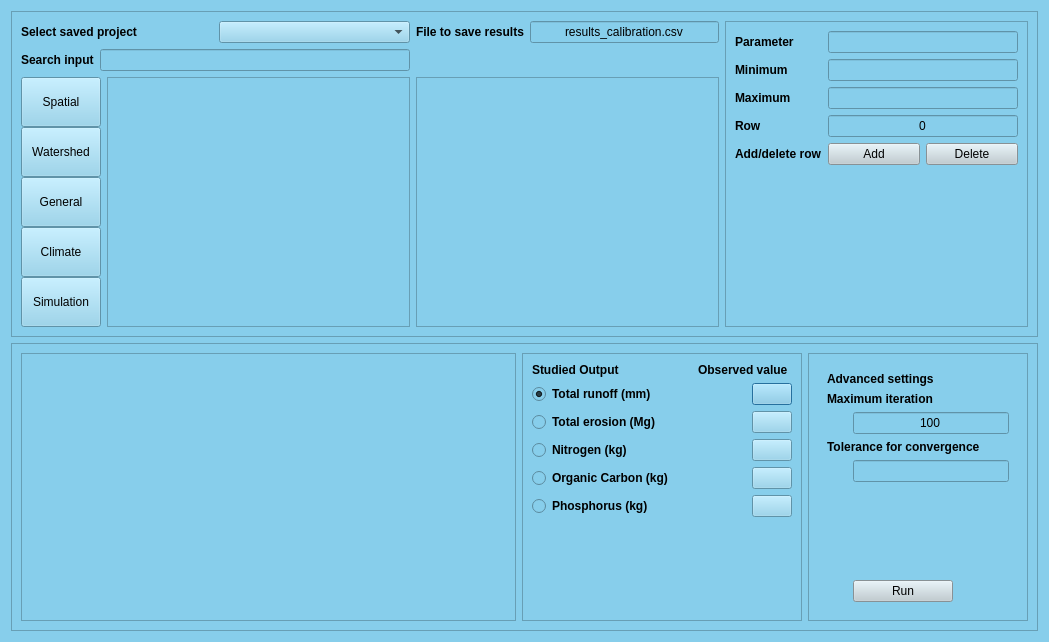
<?xml version="1.0" encoding="UTF-8"?>
<ui version="4.0">
 <class>Dialog</class>
 <widget class="QDialog" name="Dialog">
  <property name="geometry">
   <rect>
    <x>0</x>
    <y>0</y>
    <width>1049</width>
    <height>642</height>
   </rect>
  </property>
  <property name="windowTitle">
   <string>Dialog</string>
  </property>
  <property name="styleSheet">
   <string notr="true">background-color: #87CEEB</string>
  </property>
  <layout class="QGridLayout" name="gridLayout_5">
   <item row="1" column="0">
    <widget class="QFrame" name="frame">
     <property name="frameShape">
      <enum>QFrame::StyledPanel</enum>
     </property>
     <property name="frameShadow">
      <enum>QFrame::Raised</enum>
     </property>
     <layout class="QGridLayout" name="gridLayout_2">
      <item row="0" column="1">
       <widget class="QFrame" name="frame_5">
        <property name="minimumSize">
         <size>
          <width>280</width>
          <height>0</height>
         </size>
        </property>
        <property name="maximumSize">
         <size>
          <width>250</width>
          <height>16777215</height>
         </size>
        </property>
        <property name="frameShape">
         <enum>QFrame::StyledPanel</enum>
        </property>
        <property name="frameShadow">
         <enum>QFrame::Raised</enum>
        </property>
        <layout class="QGridLayout" name="gridLayout_7">
         <item row="1" column="0">
          <layout class="QHBoxLayout" name="horizontalLayout_3">
           <item>
            <widget class="QRadioButton" name="runoff">
             <property name="minimumSize">
              <size>
               <width>222</width>
               <height>0</height>
              </size>
             </property>
             <property name="font">
              <font>
               <weight>75</weight>
               <bold>true</bold>
              </font>
             </property>
             <property name="text">
              <string>Total runoff (mm)</string>
             </property>
             <property name="checked">
              <bool>true</bool>
             </property>
            </widget>
           </item>
           <item>
            <widget class="QPushButton" name="runoff_push">
             <property name="text">
              <string/>
             </property>
            </widget>
           </item>
          </layout>
         </item>
         <item row="0" column="0">
          <layout class="QHBoxLayout" name="horizontalLayout_13">
           <item>
            <widget class="QLabel" name="label_14">
             <property name="minimumSize">
              <size>
               <width>160</width>
               <height>0</height>
              </size>
             </property>
             <property name="font">
              <font>
               <weight>75</weight>
               <bold>true</bold>
              </font>
             </property>
             <property name="text">
              <string>Studied Output</string>
             </property>
            </widget>
           </item>
           <item>
            <widget class="QLabel" name="label_15">
             <property name="font">
              <font>
               <weight>75</weight>
               <bold>true</bold>
              </font>
             </property>
             <property name="text">
              <string>Observed value</string>
             </property>
            </widget>
           </item>
          </layout>
         </item>
         <item row="2" column="0">
          <layout class="QHBoxLayout" name="horizontalLayout_5">
           <item>
            <widget class="QRadioButton" name="total_erosion">
             <property name="minimumSize">
              <size>
               <width>222</width>
               <height>0</height>
              </size>
             </property>
             <property name="font">
              <font>
               <weight>75</weight>
               <bold>true</bold>
              </font>
             </property>
             <property name="text">
              <string>Total erosion (Mg)</string>
             </property>
            </widget>
           </item>
           <item>
            <widget class="QPushButton" name="erosion_push">
             <property name="text">
              <string/>
             </property>
            </widget>
           </item>
          </layout>
         </item>
         <item row="4" column="0">
          <layout class="QHBoxLayout" name="horizontalLayout_10">
           <item>
            <widget class="QRadioButton" name="organic">
             <property name="minimumSize">
              <size>
               <width>222</width>
               <height>0</height>
              </size>
             </property>
             <property name="font">
              <font>
               <weight>75</weight>
               <bold>true</bold>
              </font>
             </property>
             <property name="text">
              <string>Organic Carbon (kg)</string>
             </property>
            </widget>
           </item>
           <item>
            <widget class="QPushButton" name="carbon_push">
             <property name="text">
              <string/>
             </property>
            </widget>
           </item>
          </layout>
         </item>
         <item row="3" column="0">
          <layout class="QHBoxLayout" name="horizontalLayout_9">
           <item>
            <widget class="QRadioButton" name="nitrogen">
             <property name="minimumSize">
              <size>
               <width>222</width>
               <height>0</height>
              </size>
             </property>
             <property name="font">
              <font>
               <weight>75</weight>
               <bold>true</bold>
              </font>
             </property>
             <property name="text">
              <string>Nitrogen (kg)</string>
             </property>
            </widget>
           </item>
           <item>
            <widget class="QPushButton" name="nitrogen_push">
             <property name="text">
              <string/>
             </property>
            </widget>
           </item>
          </layout>
         </item>
         <item row="5" column="0">
          <layout class="QHBoxLayout" name="horizontalLayout_11">
           <item>
            <widget class="QRadioButton" name="phosphorus">
             <property name="minimumSize">
              <size>
               <width>222</width>
               <height>0</height>
              </size>
             </property>
             <property name="font">
              <font>
               <weight>75</weight>
               <bold>true</bold>
              </font>
             </property>
             <property name="text">
              <string>Phosphorus (kg)</string>
             </property>
            </widget>
           </item>
           <item>
            <widget class="QPushButton" name="phosphorus_push">
             <property name="text">
              <string/>
             </property>
            </widget>
           </item>
          </layout>
         </item>
         <item row="6" column="0">
          <spacer name="verticalSpacer_3">
           <property name="orientation">
            <enum>Qt::Vertical</enum>
           </property>
           <property name="sizeHint" stdset="0">
            <size>
             <width>20</width>
             <height>40</height>
            </size>
           </property>
          </spacer>
         </item>
        </layout>
       </widget>
      </item>
      <item row="0" column="2">
       <widget class="QFrame" name="frame_7">
        <property name="minimumSize">
         <size>
          <width>200</width>
          <height>0</height>
         </size>
        </property>
        <property name="frameShape">
         <enum>QFrame::StyledPanel</enum>
        </property>
        <property name="frameShadow">
         <enum>QFrame::Raised</enum>
        </property>
        <layout class="QGridLayout" name="gridLayout_11">
         <item row="0" column="0" colspan="2">
          <widget class="QFrame" name="frame_8">
           <property name="minimumSize">
            <size>
             <width>200</width>
             <height>0</height>
            </size>
           </property>
           <property name="frameShape">
            <enum>QFrame::NoFrame</enum>
           </property>
           <property name="frameShadow">
            <enum>QFrame::Raised</enum>
           </property>
           <layout class="QFormLayout" name="formLayout">
            <item row="0" column="0" colspan="2">
             <widget class="QLabel" name="label_13">
              <property name="font">
               <font>
                <weight>75</weight>
                <bold>true</bold>
               </font>
              </property>
              <property name="text">
               <string>Advanced settings</string>
              </property>
             </widget>
            </item>
            <item row="1" column="0" colspan="2">
             <widget class="QLabel" name="label_5">
              <property name="font">
               <font>
                <weight>75</weight>
                <bold>true</bold>
               </font>
              </property>
              <property name="text">
               <string>Maximum iteration</string>
              </property>
             </widget>
            </item>
            <item row="2" column="1">
             <widget class="QLineEdit" name="trajectories">
              <property name="enabled">
               <bool>true</bool>
              </property>
              <property name="text">
               <string>100</string>
              </property>
              <property name="alignment">
               <set>Qt::AlignCenter</set>
              </property>
             </widget>
            </item>
            <item row="3" column="0" colspan="2">
             <widget class="QLabel" name="label_6">
              <property name="font">
               <font>
                <weight>75</weight>
                <bold>true</bold>
               </font>
              </property>
              <property name="text">
               <string>Tolerance for convergence</string>
              </property>
             </widget>
            </item>
            <item row="4" column="1">
             <widget class="QLineEdit" name="lineEdit_6">
              <property name="maximumSize">
               <size>
                <width>16777215</width>
                <height>16777215</height>
               </size>
              </property>
              <property name="alignment">
               <set>Qt::AlignCenter</set>
              </property>
             </widget>
            </item>
            <item row="5" column="0">
             <spacer name="verticalSpacer_2">
              <property name="orientation">
               <enum>Qt::Vertical</enum>
              </property>
              <property name="sizeHint" stdset="0">
               <size>
                <width>20</width>
                <height>40</height>
               </size>
              </property>
             </spacer>
            </item>
            <item row="6" column="1">
             <widget class="QPushButton" name="accept">
              <property name="maximumSize">
               <size>
                <width>100</width>
                <height>16777215</height>
               </size>
              </property>
              <property name="styleSheet">
               <string notr="true">background-color: #becbd1;</string>
              </property>
              <property name="text">
               <string>Run</string>
              </property>
             </widget>
            </item>
           </layout>
          </widget>
         </item>
        </layout>
       </widget>
      </item>
      <item row="0" column="0">
       <widget class="QTableWidget" name="table">
        <property name="minimumSize">
         <size>
          <width>0</width>
          <height>0</height>
         </size>
        </property>
        <property name="font">
         <font>
          <weight>75</weight>
          <bold>true</bold>
         </font>
        </property>
       </widget>
      </item>
     </layout>
    </widget>
   </item>
   <item row="0" column="0">
    <widget class="QFrame" name="frame_6">
     <property name="maximumSize">
      <size>
       <width>16777215</width>
       <height>376</height>
      </size>
     </property>
     <property name="frameShape">
      <enum>QFrame::StyledPanel</enum>
     </property>
     <property name="frameShadow">
      <enum>QFrame::Raised</enum>
     </property>
     <layout class="QGridLayout" name="gridLayout_4">
      <item row="0" column="0" colspan="2">
       <layout class="QHBoxLayout" name="horizontalLayout_6">
        <item>
         <widget class="QLabel" name="label_12">
          <property name="font">
           <font>
            <weight>75</weight>
            <bold>true</bold>
           </font>
          </property>
          <property name="text">
           <string>Select saved project</string>
          </property>
         </widget>
        </item>
        <item>
         <widget class="QComboBox" name="project_calibration"/>
        </item>
       </layout>
      </item>
      <item row="0" column="2">
       <layout class="QHBoxLayout" name="horizontalLayout_4">
        <item>
         <widget class="QLabel" name="label_11">
          <property name="font">
           <font>
            <weight>75</weight>
            <bold>true</bold>
           </font>
          </property>
          <property name="text">
           <string>File to save results</string>
          </property>
         </widget>
        </item>
        <item>
         <widget class="QLineEdit" name="file_save">
          <property name="text">
           <string>results_calibration.csv</string>
          </property>
          <property name="alignment">
           <set>Qt::AlignCenter</set>
          </property>
         </widget>
        </item>
       </layout>
      </item>
      <item row="0" column="3" rowspan="3">
       <widget class="QFrame" name="frame_4">
        <property name="maximumSize">
         <size>
          <width>400</width>
          <height>16777215</height>
         </size>
        </property>
        <property name="frameShape">
         <enum>QFrame::StyledPanel</enum>
        </property>
        <property name="frameShadow">
         <enum>QFrame::Raised</enum>
        </property>
        <layout class="QGridLayout" name="gridLayout_3">
         <item row="0" column="1">
          <widget class="QLineEdit" name="parameter">
           <property name="minimumSize">
            <size>
             <width>0</width>
             <height>0</height>
            </size>
           </property>
           <property name="maximumSize">
            <size>
             <width>16777215</width>
             <height>16777215</height>
            </size>
           </property>
           <property name="alignment">
            <set>Qt::AlignCenter</set>
           </property>
          </widget>
         </item>
         <item row="0" column="0">
          <widget class="QLabel" name="label_10">
           <property name="font">
            <font>
             <weight>75</weight>
             <bold>true</bold>
            </font>
           </property>
           <property name="text">
            <string>Parameter</string>
           </property>
          </widget>
         </item>
         <item row="1" column="0">
          <widget class="QLabel" name="label_3">
           <property name="font">
            <font>
             <weight>75</weight>
             <bold>true</bold>
            </font>
           </property>
           <property name="text">
            <string>Minimum</string>
           </property>
          </widget>
         </item>
         <item row="1" column="1">
          <widget class="QLineEdit" name="first">
           <property name="minimumSize">
            <size>
             <width>0</width>
             <height>0</height>
            </size>
           </property>
           <property name="maximumSize">
            <size>
             <width>16777215</width>
             <height>16777215</height>
            </size>
           </property>
           <property name="alignment">
            <set>Qt::AlignCenter</set>
           </property>
          </widget>
         </item>
         <item row="2" column="0">
          <widget class="QLabel" name="label_4">
           <property name="font">
            <font>
             <weight>75</weight>
             <bold>true</bold>
            </font>
           </property>
           <property name="text">
            <string>Maximum</string>
           </property>
          </widget>
         </item>
         <item row="2" column="1">
          <widget class="QLineEdit" name="second">
           <property name="minimumSize">
            <size>
             <width>0</width>
             <height>0</height>
            </size>
           </property>
           <property name="maximumSize">
            <size>
             <width>16777215</width>
             <height>16777215</height>
            </size>
           </property>
           <property name="alignment">
            <set>Qt::AlignCenter</set>
           </property>
          </widget>
         </item>
         <item row="3" column="0">
          <widget class="QLabel" name="label_8">
           <property name="font">
            <font>
             <weight>75</weight>
             <bold>true</bold>
            </font>
           </property>
           <property name="text">
            <string>Row</string>
           </property>
          </widget>
         </item>
         <item row="3" column="1">
          <widget class="QLineEdit" name="row">
           <property name="minimumSize">
            <size>
             <width>0</width>
             <height>0</height>
            </size>
           </property>
           <property name="maximumSize">
            <size>
             <width>16777215</width>
             <height>16777215</height>
            </size>
           </property>
           <property name="text">
            <string>0</string>
           </property>
           <property name="alignment">
            <set>Qt::AlignCenter</set>
           </property>
          </widget>
         </item>
         <item row="4" column="1">
          <layout class="QHBoxLayout" name="horizontalLayout">
           <item>
            <widget class="QPushButton" name="add">
             <property name="styleSheet">
              <string notr="true">QPushButton {
    background-color: #becbd1;
    color: black;
}

QPushButton:hover {
    color: white;
}</string>
             </property>
             <property name="text">
              <string>Add</string>
             </property>
            </widget>
           </item>
           <item>
            <widget class="QPushButton" name="delete_row">
             <property name="styleSheet">
              <string notr="true">QPushButton {
    background-color: #becbd1;
    color: black;
}

QPushButton:hover {
    color: white;
}</string>
             </property>
             <property name="text">
              <string>Delete</string>
             </property>
            </widget>
           </item>
          </layout>
         </item>
         <item row="5" column="0">
          <spacer name="verticalSpacer">
           <property name="orientation">
            <enum>Qt::Vertical</enum>
           </property>
           <property name="sizeHint" stdset="0">
            <size>
             <width>20</width>
             <height>152</height>
            </size>
           </property>
          </spacer>
         </item>
         <item row="4" column="0">
          <widget class="QLabel" name="label_9">
           <property name="font">
            <font>
             <weight>75</weight>
             <bold>true</bold>
            </font>
           </property>
           <property name="text">
            <string>Add/delete row</string>
           </property>
          </widget>
         </item>
        </layout>
       </widget>
      </item>
      <item row="1" column="0" colspan="2">
       <layout class="QHBoxLayout" name="horizontalLayout_2">
        <item>
         <widget class="QLabel" name="label">
          <property name="font">
           <font>
            <weight>75</weight>
            <bold>true</bold>
           </font>
          </property>
          <property name="text">
           <string>Search input</string>
          </property>
         </widget>
        </item>
        <item>
         <widget class="QLineEdit" name="search"/>
        </item>
       </layout>
      </item>
      <item row="2" column="0">
       <layout class="QVBoxLayout" name="verticalLayout" stretch="0,0,0,0,0">
        <property name="spacing">
         <number>0</number>
        </property>
        <property name="sizeConstraint">
         <enum>QLayout::SetDefaultConstraint</enum>
        </property>
        <property name="leftMargin">
         <number>0</number>
        </property>
        <property name="topMargin">
         <number>0</number>
        </property>
        <property name="rightMargin">
         <number>0</number>
        </property>
        <property name="bottomMargin">
         <number>0</number>
        </property>
        <item>
         <widget class="QPushButton" name="Spatial">
          <property name="sizePolicy">
           <sizepolicy hsizetype="Fixed" vsizetype="Expanding">
            <horstretch>0</horstretch>
            <verstretch>0</verstretch>
           </sizepolicy>
          </property>
          <property name="minimumSize">
           <size>
            <width>0</width>
            <height>0</height>
           </size>
          </property>
          <property name="maximumSize">
           <size>
            <width>16777215</width>
            <height>16777215</height>
           </size>
          </property>
          <property name="text">
           <string>Spatial</string>
          </property>
         </widget>
        </item>
        <item>
         <widget class="QPushButton" name="Watershed">
          <property name="sizePolicy">
           <sizepolicy hsizetype="Fixed" vsizetype="Expanding">
            <horstretch>0</horstretch>
            <verstretch>0</verstretch>
           </sizepolicy>
          </property>
          <property name="text">
           <string>Watershed</string>
          </property>
         </widget>
        </item>
        <item>
         <widget class="QPushButton" name="General">
          <property name="sizePolicy">
           <sizepolicy hsizetype="Fixed" vsizetype="Expanding">
            <horstretch>0</horstretch>
            <verstretch>0</verstretch>
           </sizepolicy>
          </property>
          <property name="text">
           <string>General</string>
          </property>
         </widget>
        </item>
        <item>
         <widget class="QPushButton" name="Climate">
          <property name="sizePolicy">
           <sizepolicy hsizetype="Fixed" vsizetype="Expanding">
            <horstretch>0</horstretch>
            <verstretch>0</verstretch>
           </sizepolicy>
          </property>
          <property name="text">
           <string>Climate</string>
          </property>
         </widget>
        </item>
        <item>
         <widget class="QPushButton" name="Simulation">
          <property name="sizePolicy">
           <sizepolicy hsizetype="Fixed" vsizetype="Expanding">
            <horstretch>0</horstretch>
            <verstretch>0</verstretch>
           </sizepolicy>
          </property>
          <property name="text">
           <string>Simulation</string>
          </property>
         </widget>
        </item>
       </layout>
      </item>
      <item row="2" column="1">
       <widget class="QScrollArea" name="scrollArea">
        <property name="widgetResizable">
         <bool>true</bool>
        </property>
        <widget class="QWidget" name="scrollAreaWidgetContents">
         <property name="geometry">
          <rect>
           <x>0</x>
           <y>0</y>
           <width>303</width>
           <height>249</height>
          </rect>
         </property>
         <layout class="QGridLayout" name="gridLayout">
          <item row="1" column="0">
           <layout class="QVBoxLayout" name="verticalLayout_2"/>
          </item>
         </layout>
        </widget>
       </widget>
      </item>
      <item row="2" column="2">
       <widget class="QScrollArea" name="scrollArea_3">
        <property name="widgetResizable">
         <bool>true</bool>
        </property>
        <widget class="QWidget" name="scrollAreaWidgetContents_3">
         <property name="geometry">
          <rect>
           <x>0</x>
           <y>0</y>
           <width>304</width>
           <height>249</height>
          </rect>
         </property>
         <property name="minimumSize">
          <size>
           <width>200</width>
           <height>0</height>
          </size>
         </property>
         <layout class="QGridLayout" name="gridLayout_6">
          <item row="0" column="0">
           <layout class="QVBoxLayout" name="verticalLayout_3"/>
          </item>
         </layout>
        </widget>
       </widget>
      </item>
     </layout>
    </widget>
   </item>
  </layout>
 </widget>
 <resources/>
 <connections/>
</ui>
